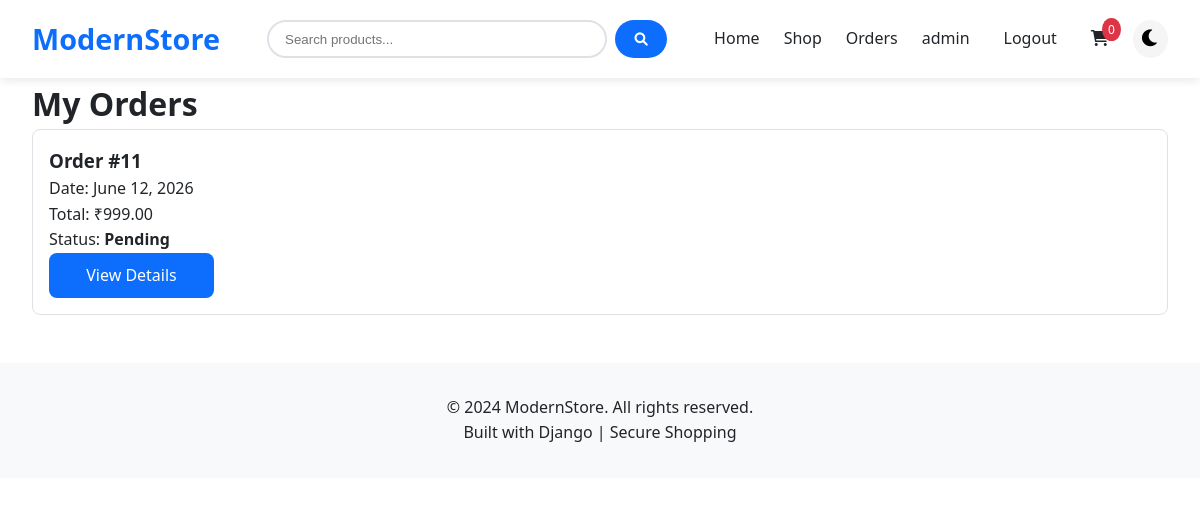
Screenshot of /orders/ (signed in) with the database file from the repository.
### store/models.py (models this page shows, shortened)
class Order(models.Model):
    STATUS_CHOICES = (
        ('pending', 'Pending'),
        ('processing', 'Processing'),
        ('shipped', 'Shipped'),
        ('delivered', 'Delivered'),
        ('cancelled', 'Cancelled'),
    )
    user = models.ForeignKey(User, on_delete=models.CASCADE)
    full_name = models.CharField(max_length=100)
    address = models.CharField(max_length=250)
    city = models.CharField(max_length=100)
    postal_code = models.CharField(max_length=20)
    phone = models.CharField(max_length=15)
    total_amount = models.DecimalField(max_digits=10, decimal_places=2)
    status = models.CharField(max_length=20, choices=STATUS_CHOICES, default='pending')
    created_at = models.DateTimeField(auto_now_add=True)
    updated_at = models.DateTimeField(auto_now=True)
    class Meta:
        ordering = ['-created_at']

### store/views.py (the view)
@login_required
def order_history(request):
    orders = Order.objects.filter(user=request.user)
    return render(request, 'store/order_history.html', {'orders': orders})

### store/context_processors.py (called while the page is built)
def categories(request):
    return {
        'categories': Category.objects.all()
    }

def cart_count(request):
    count = 0
    if request.user.is_authenticated:
        cart = getattr(request.user, 'cart', None)
        if cart:
            count = cart.get_total_items()
    return {
        'cart_count': count
    }

### store/models.py (called while the page is built)
    def get_total_items(self):
        return sum(item.quantity for item in self.items.all())

### templates/store/order_history.html (shortened to what this page needs)
{% extends 'base.html' %}
{% block content %}
<div class="container">
    <h1>My Orders</h1>
    {% if orders %}
        {% for order in orders %}
        <div style="border: 1px solid var(--border-color); padding: 1rem; margin-bottom: 1rem; border-radius: 8px;">
            <h3>Order #{{ order.id }}</h3>
            <p>Date: {{ order.created_at|date:"F j, Y" }}</p>
            <p>Total: ₹{{ order.total_amount }}</p>
            <p>Status: <strong>{{ order.get_status_display }}</strong></p>
            <a href="{% url 'store:order_detail' order.id %}" class="btn btn-primary">View Details</a>
        </div>
        {% endfor %}
    {% else %}
        <p>You haven't placed any orders yet.</p>
        <a href="{% url 'store:product_list' %}" class="btn btn-primary">Start Shopping</a>
    {% endif %}
</div>
{% endblock %}

### templates/base.html (shortened to what this page needs)
<!DOCTYPE html>
<html lang="en">
<head>
    {% load static %}
    <link rel="stylesheet" href="{% static 'css/main.css' %}">
    <link rel="stylesheet" href="https://cdnjs.cloudflare.com/ajax/libs/font-awesome/6.0.0/css/all.min.css">
</head>
<body>
    <nav class="navbar">
        <div class="nav-container">
            <a href="{% url 'store:home' %}" class="logo">ModernStore</a>
            <form class="search-bar" action="{% url 'store:product_list' %}" method="get">
                <input type="text" name="search" placeholder="Search products..." value="{{ search_query }}">
                <button type="submit"><i class="fas fa-search"></i></button>
            </form>
            <div class="nav-links">
                <a href="{% url 'store:home' %}">Home</a>
                <a href="{% url 'store:product_list' %}">Shop</a>
                {% if user.is_authenticated %}
                    <a href="{% url 'store:order_history' %}">Orders</a>
                    <a href="{% url 'store:profile' %}">{{ user.username }}</a>
                    <form method="post" action="{% url 'logout' %}" style="display:inline;">
                        <button type="submit" style="
                            background:none;
                            border:none;
                            cursor:pointer;
                            color:inherit;
                            font:inherit;
                            padding:0;
                            margin:0 10px;
                        ">
                            Logout
                        </button>
                    </form>
                {% else %}
                    <a href="{% url 'login' %}">Login</a>
                    <a href="{% url 'store:register' %}">Register</a>
                {% endif %}
                <a href="{% url 'store:cart' %}" class="cart-icon">
                    <i class="fas fa-shopping-cart"></i>
                    <span class="cart-count" id="cart-count">{{ cart_count }}</span>
                </a>
                <button id="theme-toggle" class="theme-toggle">
                    <i class="fas fa-moon"></i>
                </button>
            </div>
        </div>
    </nav>
    <main>
        {% block content %}
        {% endblock %}
    </main>
    <footer class="footer">
        <p>&copy; 2024 ModernStore. All rights reserved.</p>
        <p>Built with Django | Secure Shopping</p>
    </footer>
</body>
</html>

### static/css/main.css (style rules this page uses)
:root { --bg-primary: #ffffff; --bg-secondary: #f5f5f5; --bg-card: #ffffff; --text-primary: #212529; --text-secondary: #6c757d; --border-color: #dee2e6; --navbar-bg: #ffffff; --footer-bg: #f8f9fa; --primary-color: #0d6efd; --primary-dark: #0b5ed7; --success-color: #198754; --danger-color: #dc3545; --warning-color: #ffc107; --shadow: 0 2px 10px rgba(0,0,0,0.1); }
* { margin: 0; padding: 0; box-sizing: border-box; transition: background-color 0.3s ease, color 0.2s ease; }
body { font-family: 'Segoe UI', Tahoma, Geneva, Verdana, sans-serif; background-color: var(--bg-primary); color: var(--text-primary); line-height: 1.6; }
.navbar { background-color: var(--navbar-bg); box-shadow: var(--shadow); padding: 1rem 2rem; position: sticky; top: 0; z-index: 1000; }
.nav-container { max-width: 1400px; margin: 0 auto; display: flex; justify-content: space-between; align-items: center; flex-wrap: wrap; gap: 1rem; }
.logo { font-size: 1.8rem; font-weight: bold; color: var(--primary-color); text-decoration: none; }
.search-bar { flex: 1; max-width: 400px; display: flex; gap: 0.5rem; }
.search-bar input { flex: 1; padding: 0.6rem 1rem; border: 2px solid var(--border-color); border-radius: 25px; background-color: var(--bg-primary); color: var(--text-primary); }
.search-bar button { padding: 0.6rem 1.2rem; background-color: var(--primary-color); color: white; border: none; border-radius: 25px; cursor: pointer; }
.nav-links { display: flex; gap: 1.5rem; align-items: center; }
.nav-links a { color: var(--text-primary); text-decoration: none; font-weight: 500; }
.cart-icon { position: relative; }
.cart-count { position: absolute; top: -8px; right: -12px; background-color: var(--danger-color); color: white; border-radius: 50%; padding: 2px 6px; font-size: 12px; }
.container { max-width: 1400px; margin: 0 auto; padding: 0 2rem; }
.btn { display: inline-block; padding: 0.6rem 1.2rem; border: none; border-radius: 8px; cursor: pointer; font-weight: 500; text-decoration: none; text-align: center; transition: all 0.2s ease; }
.btn-primary { background-color: var(--primary-color); color: white; }
.btn-primary, .btn-danger { width: 165px; text-align: center; }
.theme-toggle { background: none; border: none; cursor: pointer; font-size: 1.2rem; padding: 0.5rem; border-radius: 50%; background-color: var(--bg-secondary); }
.footer { background-color: var(--footer-bg); padding: 2rem; margin-top: 3rem; text-align: center; }

### rows the page displays
Order: id "11", created_at "June 12, 2026", total_amount "999.00", status "Pending"

### other values shown
{{ user.username }} "admin"
{{ cart_count }} "0"
